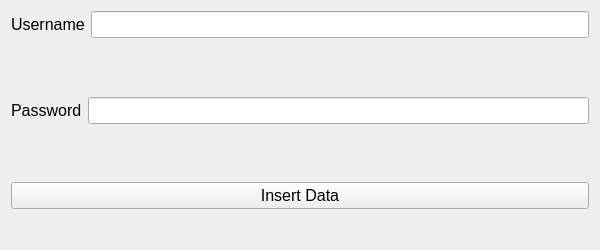
<?xml version="1.0" encoding="UTF-8"?>
<ui version="4.0">
 <class>Form</class>
 <widget class="QWidget" name="Form">
  <property name="geometry">
   <rect>
    <x>0</x>
    <y>0</y>
    <width>600</width>
    <height>250</height>
   </rect>
  </property>
  <property name="windowTitle">
   <string>Form</string>
  </property>
  <layout class="QVBoxLayout" name="verticalLayout">
   <item>
    <layout class="QHBoxLayout" name="horizontalLayout_2">
     <item>
      <widget class="QLabel" name="label_user">
       <property name="font">
        <font>
         <pointsize>12</pointsize>
        </font>
       </property>
       <property name="text">
        <string>Username</string>
       </property>
      </widget>
     </item>
     <item>
      <widget class="QLineEdit" name="lineEdit_user">
       <property name="font">
        <font>
         <pointsize>12</pointsize>
        </font>
       </property>
      </widget>
     </item>
    </layout>
   </item>
   <item>
    <spacer name="verticalSpacer_2">
     <property name="orientation">
      <enum>Qt::Vertical</enum>
     </property>
     <property name="sizeHint" stdset="0">
      <size>
       <width>20</width>
       <height>40</height>
      </size>
     </property>
    </spacer>
   </item>
   <item>
    <layout class="QHBoxLayout" name="horizontalLayout">
     <item>
      <widget class="QLabel" name="label_password">
       <property name="font">
        <font>
         <pointsize>12</pointsize>
        </font>
       </property>
       <property name="text">
        <string>Password</string>
       </property>
      </widget>
     </item>
     <item>
      <widget class="QLineEdit" name="lineEdit_password">
       <property name="font">
        <font>
         <pointsize>12</pointsize>
        </font>
       </property>
      </widget>
     </item>
    </layout>
   </item>
   <item>
    <spacer name="verticalSpacer">
     <property name="orientation">
      <enum>Qt::Vertical</enum>
     </property>
     <property name="sizeHint" stdset="0">
      <size>
       <width>20</width>
       <height>40</height>
      </size>
     </property>
    </spacer>
   </item>
   <item>
    <widget class="QPushButton" name="pushButton_insert">
     <property name="font">
      <font>
       <pointsize>12</pointsize>
      </font>
     </property>
     <property name="text">
      <string>Insert Data</string>
     </property>
    </widget>
   </item>
   <item>
    <widget class="QLabel" name="result">
     <property name="font">
      <font>
       <pointsize>16</pointsize>
      </font>
     </property>
     <property name="text">
      <string/>
     </property>
     <property name="alignment">
      <set>Qt::AlignCenter</set>
     </property>
    </widget>
   </item>
  </layout>
 </widget>
 <resources/>
 <connections/>
</ui>
